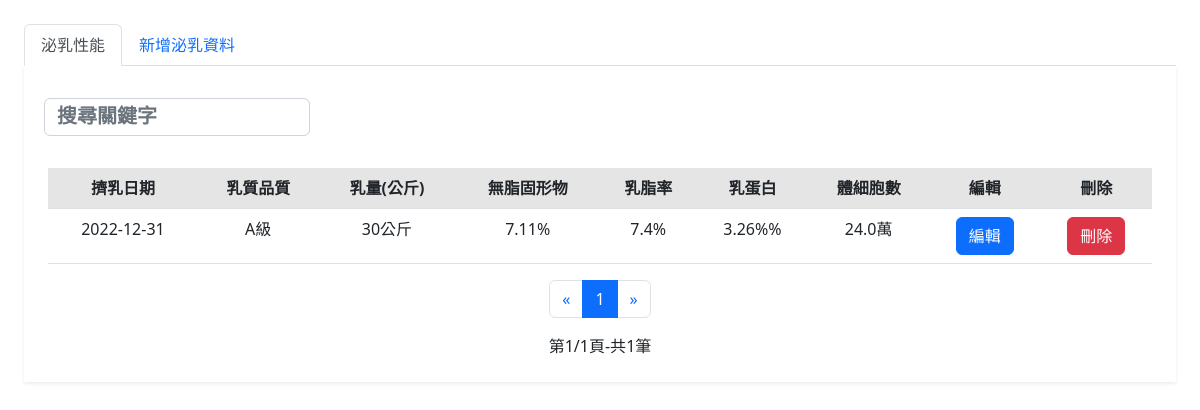
The page /fCowId/milkRecord/milkRecord.php on the database as committed earlier.
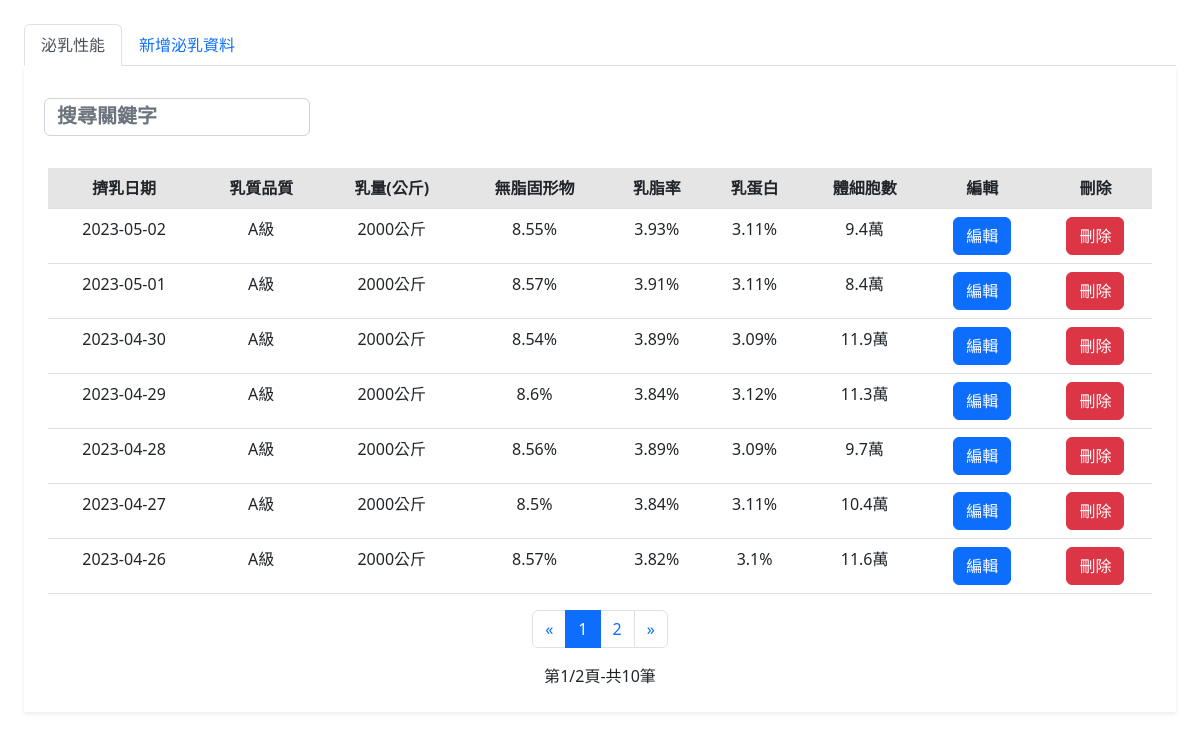
The same page on the database as committed later.
### tables this page shows
CREATE TABLE `milk_record` (
  `sn` int(6) NOT NULL,
  `date` date NOT NULL,
  `quality` varchar(64) NOT NULL,
  `volume` varchar(64) NOT NULL,
  `milkSolidsNotFat` varchar(64) NOT NULL,
  `milkFatPrecentage` varchar(64) NOT NULL,
  `milkProtein` varchar(64) NOT NULL,
  `somaticCellCount` varchar(64) NOT NULL,
  `totalBacteria` varchar(64) NOT NULL
);

### fCowId/milkRecord/milkRecord.php (the view, shortened to what this page needs)
<?php
require_once("../../SQLServer.php");
?>
<!DOCTYPE html>
<html lang="zh-TW">
<head>
  <link href="https://cdn.jsdelivr.net/npm/bootstrap@5.2.2/dist/css/bootstrap.min.css" rel="stylesheet">
  <link rel="stylesheet" href="../../css/text_box2.css">
  <link rel="stylesheet" href="../../css/indexcss.css">
  <link rel="stylesheet" TYPE="text/css" href="https://cdnjs.cloudflare.com/ajax/libs/font-awesome/4.7.0/css/font-awesome.css">
</head>
<body>
  <div name="content" style="width:100%; height: 100vh ;   padding:1.5rem  ;   ">
    <div class="tab-content">
      <ul class="nav nav-tabs" role="tablist">
        <li class="nav-item">
          <a href="#milksRecord" class="nav-link active" data-toggle="tab">泌乳性能</a>
        </li>
        <li class="nav-item">
          <a href="#addMilksRecord" class="nav-link" data-toggle="tab">新增泌乳資料</a>
        </li>
      </ul>
      <div class="tab-pane active bg-white shadow-sm p-4" id="milksRecord">
        <div class="row">
          <div class="col-md-3 p-2">
            <input type="search" class="search form-control" data-table="table table-hover" placeholder="搜尋關鍵字" style="width:100%;">
          </div>
        </div>
        <br>
        <div class="table-responsive" style="overflow-y: hidden;">
          <div id="cow_table" style="text-align:center;">
            <table id="rule" class="table table-hover">
              <thead>
                <tr class="table-active">
                  <th>擠乳日期</th>
                  <th>乳質品質</th>
                  <th>乳量(公斤)</th>
                  <th>無脂固形物</th>
                  <th>乳脂率</th>
                  <th>乳蛋白</th>
                  <th>體細胞數</th>
                  <th>編輯</th>
                  <th>刪除</th>
                </tr>
              </thead>
              <tbody>
                <?php
                $query = "SELECT * FROM milk_record ";
                $result = mysqli_query($db_link, $query);
                $num = mysqli_num_rows($result);
                if ($num != 0) {
                  $per = 7;
                  $pages = ceil($num / $per);
                  if (!isset($_GET["page"])) {
                    $page = 1;
                  } else {
                    $page = intval($_GET["page"]);
                  }
                  $start = ($page - 1) * $per;
                  $query .= "ORDER BY date DESC LIMIT $start,$per";
                  $result = mysqli_query($db_link, $query);
                  $i = 1;
                  while ($row = mysqli_fetch_array($result)) {
                    $sn=$row['sn'];
                    $date = $row['date'];
                    $quality = $row['quality'];
                    $volume = $row['volume'];
                    $milkSolidsNotFat = $row['milkSolidsNotFat'];
                    $milkFatPrecentage = $row['milkFatPrecentage'];
                    $milkProtein = $row['milkProtein'];
                    $somaticCellCount = $row['somaticCellCount'];
                ?>
                    <tr>
                      <td><?php echo $date ?></td>
                      <td><?php echo $quality ?>級</td>
                      <td><?php echo $volume ?>公斤</td>
                      <td><?php echo $milkSolidsNotFat ?>%</td>
                      <td><?php echo $milkFatPrecentage ?>%</td>
                      <td><?php echo $milkProtein ?>%</td>
                      <td><?php echo $somaticCellCount ?>萬</td>
                      <td><button class="view_data btn btn-primary" GetSn="<?php echo $sn; ?>">編輯</button></td>
                      <?php
                      echo "<td><button id=\"linkDel_$i\" onclick=\"#del\" class='btn btn-danger'>刪除</button></td>";
                      ?>
                    </tr>
                <?php
                    $i += 1;
                  }
                }else{
                  $page=1;
                  $pages=1;
                }
                ?>
              </tbody>
            </table>
            <?php
            echo "
                                    <center><div class='row text-center'>
                                        <div class='col-12 justify-content-center' style='display:flex;'>
                                                <nav aria-label='Page navigation example'>
                                                    <ul class='pagination'>
                                                        <li class='page-item'>
                                                            <a class='page-link' href='?page=1' aria-label='Previous'>
                                                                <span aria-hidden='true'>&laquo;</span>
                                                            </a>
                                                        </li> ";
            for ($i = 1; $i <= $pages; $i++) {
              if ($page - 5 < $i && $i < $page + 4) {
                if ($page == $i) {
                  echo "<li class='page-item active'><a class='page-link' href=?page=" . $i . " >" . $i . "</a></li> ";
                } else {
                  echo "<li class='page-item'><a class='page-link' href=?page=" . $i . " >" . $i . "</a></li> ";
                }
              }
            }
            echo "<li class='page-item'><a class='page-link' aria-label='Next' href=?page=" . $pages . " ><span aria-hidden='true'>&raquo;</span></a></li></ul>
                                    </nav></div>";
            echo "<div class=\"col-12\">第" . $page . "/" . $pages . "頁-共" . $num . "筆</div></center>";
            ?>
          </div>
        </div>
      </div>
    </div>
  </div>
</body>
</html>

### css/text_box2.css (style rules this page uses)
::placeholder { color: #FFF; font-size:20px; text-align:left; font-weight:bolder; }

### css/indexcss.css (style rules this page uses)
html, body { height: 100%; }

Rows that differ between the two databases and show on the page:
changed milk_record (number 1 of 7 on the later page): date "2022-12-31" → "2023-05-02"; volume "30" → "2000"; milkSolidsNotFat "7.11" → "8.55"; milkFatPrecentage "7.4" → "3.93"; milkProtein "3.26%" → "3.11"; somaticCellCount "24.0" → "9.4"
added milk_record: date "2023-05-01", quality "A", volume "2000", milkSolidsNotFat "8.57", milkFatPrecentage "3.91", milkProtein "3.11", somaticCellCount "8.4"
added milk_record: date "2023-04-30", quality "A", volume "2000", milkSolidsNotFat "8.54", milkFatPrecentage "3.89", milkProtein "3.09", somaticCellCount "11.9"
added milk_record: date "2023-04-29", quality "A", volume "2000", milkSolidsNotFat "8.6", milkFatPrecentage "3.84", milkProtein "3.12", somaticCellCount "11.3"
added milk_record: date "2023-04-28", quality "A", volume "2000", milkSolidsNotFat "8.56", milkFatPrecentage "3.89", milkProtein "3.09", somaticCellCount "9.7"
added milk_record: date "2023-04-27", quality "A", volume "2000", milkSolidsNotFat "8.5", milkFatPrecentage "3.84", milkProtein "3.11", somaticCellCount "10.4"
added milk_record: date "2023-04-26", quality "A", volume "2000", milkSolidsNotFat "8.57", milkFatPrecentage "3.82", milkProtein "3.1", somaticCellCount "11.6"
Other text that changed with them:
$pages: "1" → "2"
$num: "1" → "10"
new list line: "2"
